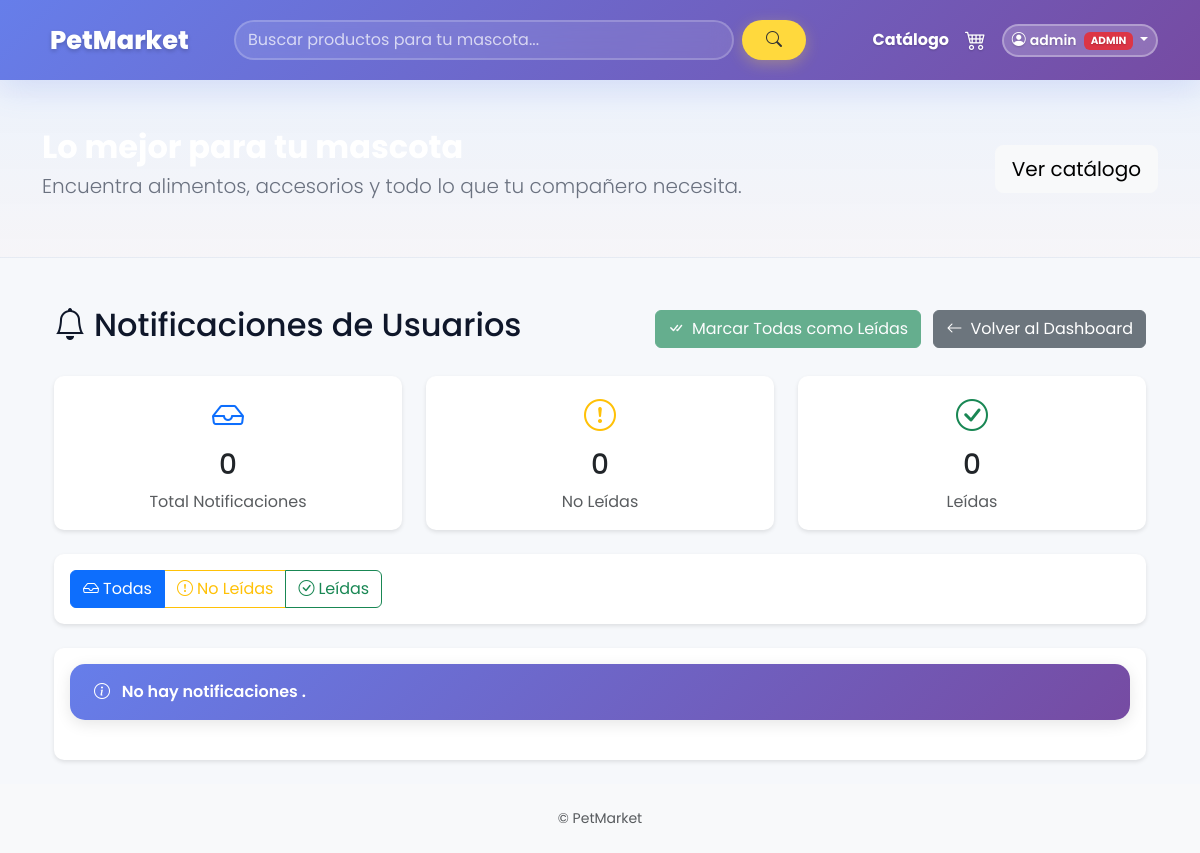
Before: /empleados/notificaciones/ (signed in) with the older database file.
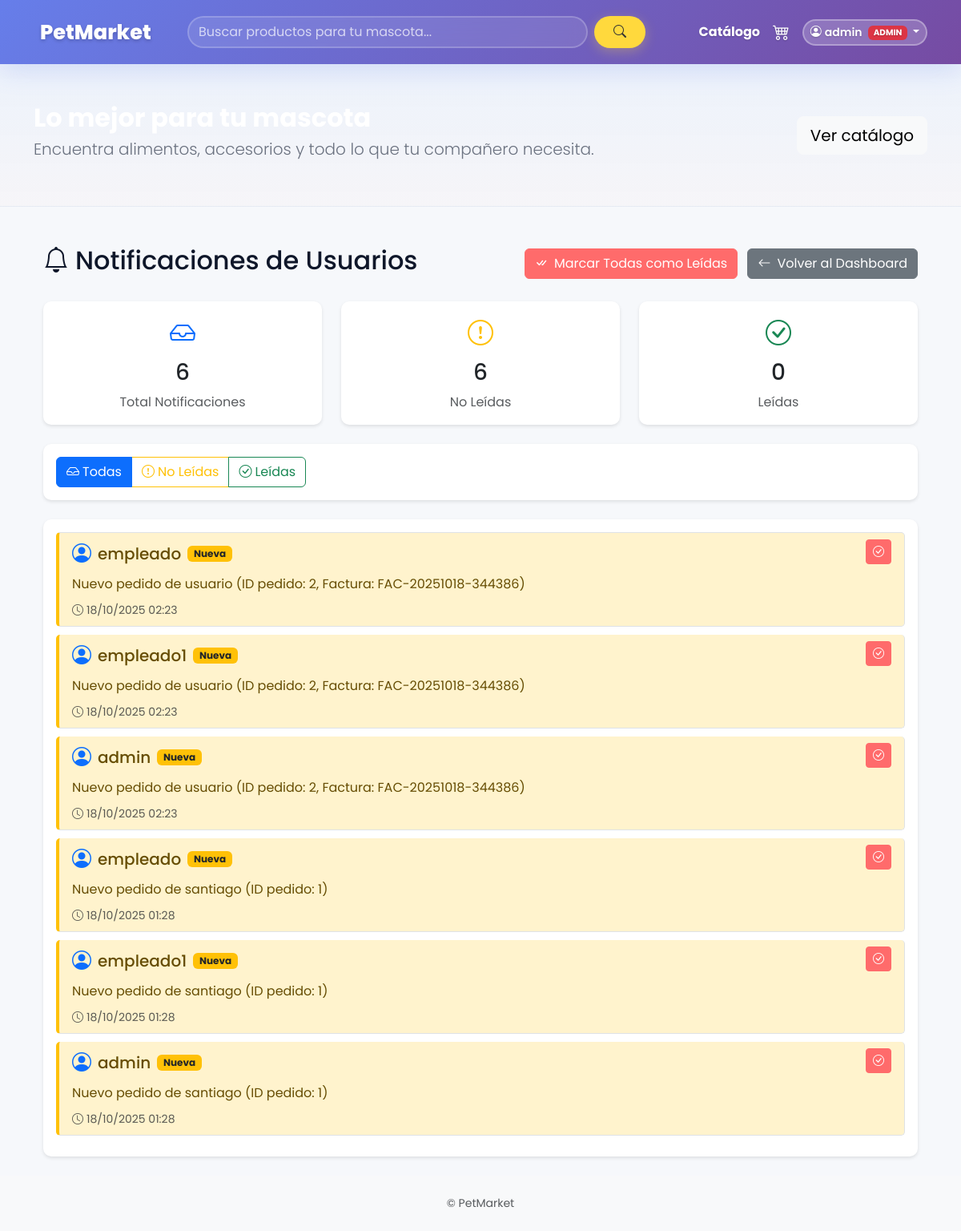
After: the same page with the newer database file.
### pedidos/models.py (models this page shows, shortened)
class Notificacion(models.Model):
	user = models.ForeignKey(settings.AUTH_USER_MODEL, on_delete=models.CASCADE, related_name="notificaciones")
	mensaje = models.TextField()
	leida = models.BooleanField(default=False)
	creada_en = models.DateTimeField(auto_now_add=True)

### accounts/models.py (models this page shows)
class CustomUser(AbstractUser):
    ROLE_CHOICES = (
        ('admin', 'Administrador'),
        ('empleado', 'Empleado'),
        ('cliente', 'Cliente'),
    )
    role = models.CharField(max_length=20, choices=ROLE_CHOICES, default='cliente')

### empleados/views.py (the view)
# urls.py: path('notificaciones/', notificaciones_list, name='notificaciones_list'),
@login_required
def notificaciones_list(request):
    role = getattr(request.user, 'role', None)
    if not (request.user.is_superuser or role in ['empleado', 'admin']):
        return HttpResponseForbidden("No autorizado")
    filtro = request.GET.get('filtro', 'todas')
    notificaciones = Notificacion.objects.select_related('user').order_by('-creada_en')
    if filtro == 'no_leidas':
        notificaciones = notificaciones.filter(leida=False)
    elif filtro == 'leidas':
        notificaciones = notificaciones.filter(leida=True)
    stats = {
        'total': Notificacion.objects.count(),
        'no_leidas': Notificacion.objects.filter(leida=False).count(),
        'leidas': Notificacion.objects.filter(leida=True).count(),
    }
    return render(request, 'empleados/notificaciones_list.html', {
        'notificaciones': notificaciones,
        'filtro': filtro,
        'stats': stats,
    })

### petmarket/context_processors.py (called while the page is built)
def cart_count(request):
    cart = request.session.get('cart', {})
    count = sum(cart.values()) if isinstance(cart, dict) else 0
    return {'cart_count': count}

### templates/empleados/notificaciones_list.html (shortened to what the changed rows need)
{% extends "base.html" %}
{% load static %}
{% block content %}
<div class="container-fluid mt-4">
    <div class="row">
        <div class="col-12">
            <div class="d-flex justify-content-between align-items-center mb-4">
                <h2><i class="bi bi-bell me-2"></i>Notificaciones de Usuarios</h2>
            </div>
            <div class="row mb-4">
                <div class="col-md-4">
                    <div class="card border-primary">
                        <div class="card-body text-center">
                            <i class="bi bi-inbox text-primary" style="font-size: 2rem;"></i>
                            <h3 class="mt-2">{{ stats.total }}</h3>
                            <p class="text-muted mb-0">Total Notificaciones</p>
                        </div>
                    </div>
                </div>
                <div class="col-md-4">
                    <div class="card border-warning">
                        <div class="card-body text-center">
                            <i class="bi bi-exclamation-circle text-warning" style="font-size: 2rem;"></i>
                            <h3 class="mt-2">{{ stats.no_leidas }}</h3>
                            <p class="text-muted mb-0">No Leídas</p>
                        </div>
                    </div>
                </div>
            </div>
            <div class="card">
                <div class="card-body">
                    {% if notificaciones %}
                    <div class="list-group">
                        {% for notif in notificaciones %}
                        <div class="list-group-item {% if not notif.leida %}list-group-item-warning{% endif %}">
                            <div class="d-flex w-100 justify-content-between align-items-start">
                                <div class="flex-grow-1">
                                    <div class="d-flex align-items-center mb-2">
                                        <i class="bi bi-person-circle me-2 text-primary" style="font-size: 1.5rem;"></i>
                                        <h5 class="mb-0">{{ notif.user.username }}</h5>
                                        {% if not notif.leida %}
                                        <span class="badge bg-warning text-dark ms-2">Nueva</span>
                                        {% endif %}
                                    </div>
                                    <p class="mb-2">{{ notif.mensaje }}</p>
                                    <small class="text-muted">
                                        <i class="bi bi-clock me-1"></i>{{ notif.creada_en|date:"d/m/Y H:i" }}
                                    </small>
                                </div>
                                <div class="ms-3">
                                    {% if not notif.leida %}
                                    <form method="post" action="{% url 'empleados:notificacion_marcar_leida' notif.id %}" class="d-inline">
                                        <button type="submit" class="btn btn-sm btn-success" title="Marcar como leída">
                                            <i class="bi bi-check-circle"></i>
                                        </button>
                                    </form>
                                    {% else %}
                                    <span class="badge bg-success">
                                        <i class="bi bi-check-circle me-1"></i>Leída
                                    </span>
                                    {% endif %}
                                </div>
                            </div>
                        </div>
                        {% endfor %}
                    </div>
                    {% else %}
                    <div class="alert alert-info">
                        <i class="bi bi-info-circle me-2"></i>
                        No hay notificaciones {% if filtro != 'todas' %}{{ filtro }}{% endif %}.
                    </div>
                    {% endif %}
                </div>
            </div>
        </div>
    </div>
</div>
{% endblock %}

Changed rows visible on the page:
added Notificacion: user.username "empleado", leida "Nueva", mensaje "Nuevo pedido de usuario (ID pedido: 2, Factura: FAC-20251018-344386)", creada_en "18/10/2025 02:23"
added Notificacion: user.username "empleado1", leida "Nueva", mensaje "Nuevo pedido de usuario (ID pedido: 2, Factura: FAC-20251018-344386)", creada_en "18/10/2025 02:23"
added Notificacion: user.username "admin", leida "Nueva", mensaje "Nuevo pedido de usuario (ID pedido: 2, Factura: FAC-20251018-344386)", creada_en "18/10/2025 02:23"
added Notificacion: user.username "empleado", leida "Nueva", mensaje "Nuevo pedido de santiago (ID pedido: 1)", creada_en "18/10/2025 01:28"
added Notificacion: user.username "empleado1", leida "Nueva", mensaje "Nuevo pedido de santiago (ID pedido: 1)", creada_en "18/10/2025 01:28"
added Notificacion: user.username "admin", leida "Nueva", mensaje "Nuevo pedido de santiago (ID pedido: 1)", creada_en "18/10/2025 01:28"
Other visible differences:
{{ stats.total }}: "0" → "6"
{{ stats.no_leidas }}: "0" → "6"
text no longer shown: "No hay notificaciones ."
